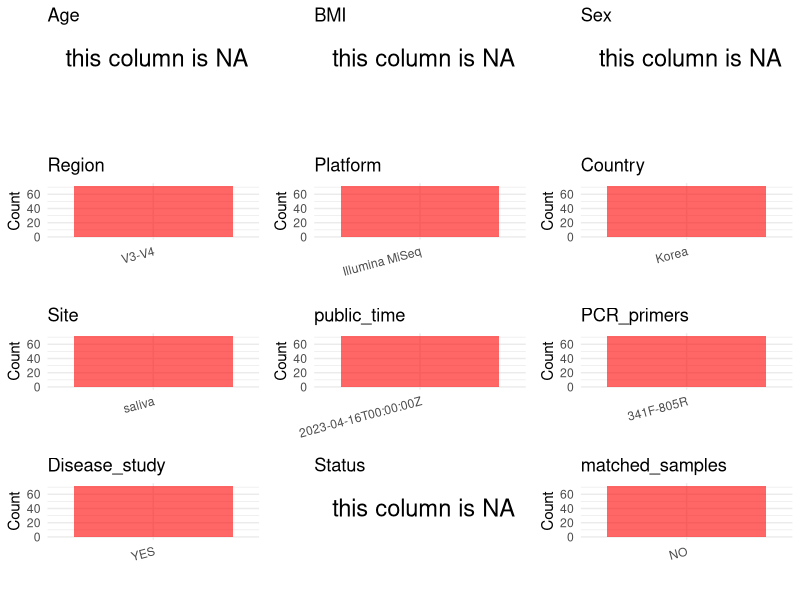

Generate this figure with R: (Note: this script raises an error after producing the figure.)
## ---- chunk 1
# Load necessary libraries
library(dplyr)
library(ggplot2)
library(cowplot)

# Set working directory (update this path to your local directory)
setwd("D:/metadata/PRJEB61123")

# Read the initial metadata files
initial_meta<-read.csv("SraRunTable.csv",header = T)

# Combine the two metadata files
#meta <- rbind(initial_meta, initial_meta1)

#Remove entries non-oral samples
#initial_meta <- subset(initial_meta,isolate %in% c("saliva","tongue coat"))

# Check the number of samples containing "HT" in Sample.Name (e.g., healthy controls)
#nrow(subset(meta, grepl("HT", Sample.Name)))

# Display the first few rows of the metadata
head(initial_meta)
## ---- chunk 2
# Create a uniform metadata dataframe
metadata <- data.frame(
  BioProject = initial_meta$BioProject,
  Run = initial_meta$Run,
  sample_name = initial_meta$Sample.Name,
  Age = NA,
  BMI = NA,
  Sex=NA,
  Region = "V3-V4",
  Platform = initial_meta$Instrument,
  Country = "Korea",
  Site = "saliva",
  public_time = initial_meta$ReleaseDate,
  Status = NA,
  stringsAsFactors = FALSE
)
## ---- chunk 3
# Add information obtained from the publication
metadata$PCR_primers <- "341F-805R"
metadata$title <- "Characteristics of the Salivary Microbiota in Periodontal Diseases and Potential Roles of Individual Bacterial Species To Predict the Severity of Periodontal Disease"
metadata$Disease_study <- "YES"
# Assign disease status based on sample_name patterns
#metadata$Status<-"NA"

keep_subjects <- unique(subset(metadata, Site == "saliva")$sample_name)
metadata <- subset(metadata, sample_name %in% keep_subjects)


metadata$matched_samples <- "NO"
## ---- chunk 4
# Check the number of unique runs and sample names
print(paste("Number of unique runs:", length(unique(metadata$Run))))
print(paste("Number of unique sample names:", length(unique(metadata$sample_name))))
## ---- chunk 5
# Select columns for visualization
plot_data <- metadata %>%
  select(-BioProject, -Run, -sample_name, -title)

# Function to create simple plots for each column
create_simple_plots <- function(data) {
  plots <- list()
  
  for (col in colnames(data)) {
    # Check if the column is all NA
    if (all(is.na(data[[col]]))) {
      # Create an empty plot with text indicating all NA
      p <- ggplot() +
        annotate("text", x = 0.5, y = 0.5, label = "this column is NA", size = 6) +
        labs(title = col) +
        theme_void()
    } else if (is.numeric(data[[col]])) {
      # Numeric variable: histogram
      p <- ggplot(data, aes(x = .data[[col]])) +
        geom_histogram(fill = "blue", alpha = 0.6, bins = 20, na.rm = TRUE) +
        labs(title = col) +
        theme_minimal()
    } else {
      # Categorical variable: bar plot (remove NA values)
      count_data <- as.data.frame(table(data[[col]], useNA = "ifany"))
      p <- ggplot(count_data, aes(x = reorder(Var1, -Freq), y = Freq)) +
        geom_col(fill = "red", alpha = 0.6) +
        labs(title = col, x = NULL, y = "Count") +
        theme_minimal() +
        theme(axis.text.x = element_text(angle = 15, hjust = 1))
    }
    plots[[col]] <- p
  }
  
  return(plots)
}

# Generate and arrange plots
plots <- create_simple_plots(plot_data)
p<-plot_grid(plots$Age, 
          plots$BMI, 
          plots$Sex, 
          plots$Region, 
          plots$Platform, 
          plots$Country, 
          plots$Site,
          plots$public_time, 
          plots$PCR_primers,
          plots$Disease_study,
          plots$Status,
          plots$matched_samples,# add 
          ncol = 3, align = "hv", axis = "lb")
ggsave("Metadata_Summary.png", plot = p, width = 8, height = 6, dpi = 150)
## ---- chunk 6
knitr::include_graphics("metadata_summary.png")
## ---- chunk 7
# Reorder columns to match the desired format
metadata <- metadata[, c(
  "BioProject", "Run", "sample_name", "Age", "BMI", "Sex", 
  "Region", "Platform", "Country", "Site", "public_time", 
  "PCR_primers", "title", "Disease_study", "Status","matched_samples"
)]

# Export the uniform metadata to a CSV file
write.csv(metadata, file = "metadata.csv", quote = TRUE)
head(metadata)
